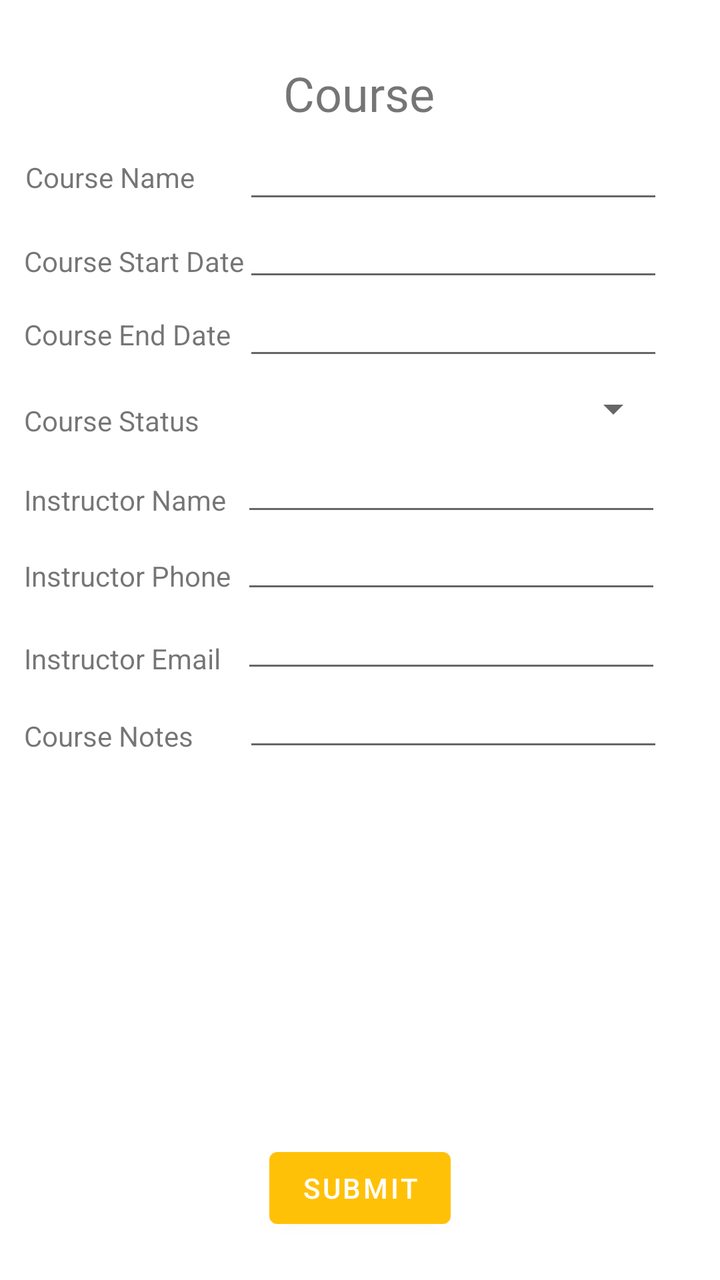
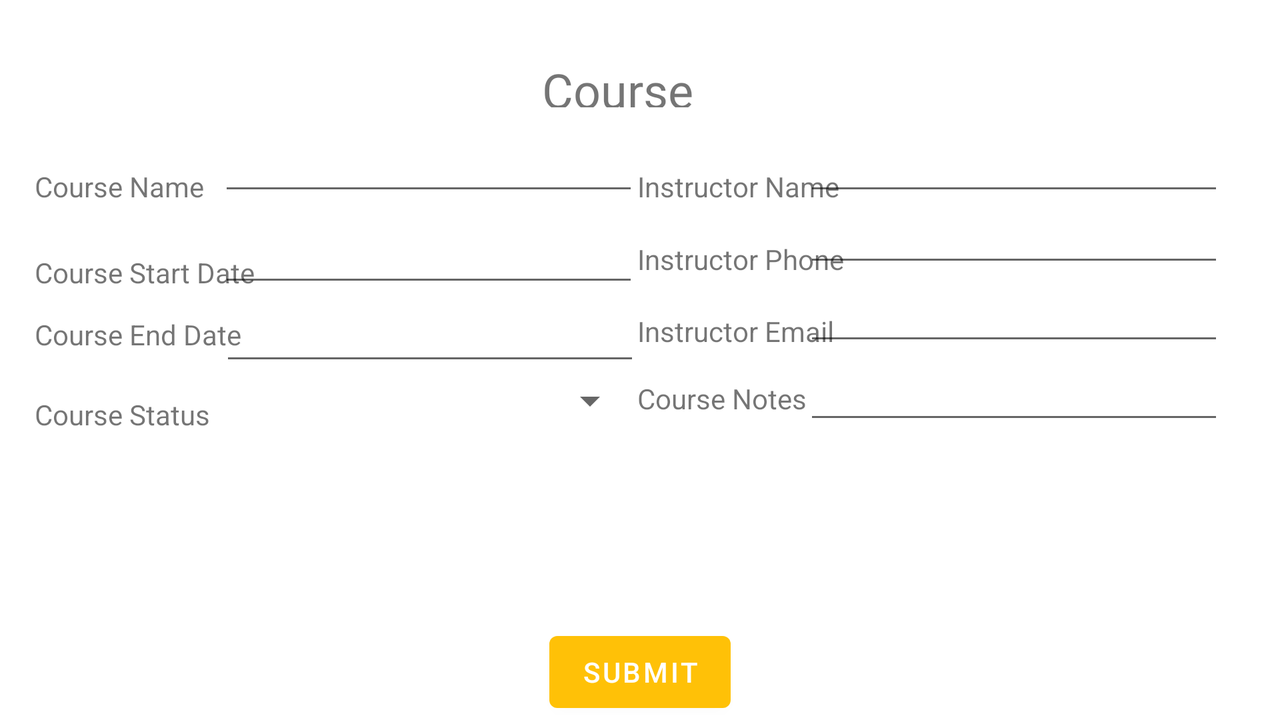

First picture: res/layout/ on a phone held upright. Second picture: the repository's own variant of that layout, on a device whose configuration matches the variant's folder. Source for both follows.
<!-- AndroidManifest.xml: application theme Theme.C196Project -->
<!-- res/layout/activity_add_course.xml -->
<?xml version="1.0" encoding="utf-8"?>
<androidx.constraintlayout.widget.ConstraintLayout xmlns:android="http://schemas.android.com/apk/res/android"
    xmlns:app="http://schemas.android.com/apk/res-auto"
    xmlns:tools="http://schemas.android.com/tools"
    android:id="@+id/Text100"
    android:layout_width="match_parent"
    android:layout_height="match_parent"
    tools:context=".UI.AddCourse">

    <TextView
        android:id="@+id/courseStatusText"
        android:layout_width="148dp"
        android:layout_height="19dp"
        android:text="Course Status"
        app:layout_constraintBottom_toBottomOf="parent"
        app:layout_constraintEnd_toEndOf="parent"
        app:layout_constraintHorizontal_bias="0.057"
        app:layout_constraintStart_toStartOf="parent"
        app:layout_constraintTop_toTopOf="parent"
        app:layout_constraintVertical_bias="0.323" />

    <EditText
        android:id="@+id/CourseNotesField"
        android:layout_width="wrap_content"
        android:layout_height="wrap_content"
        android:ems="10"
        android:gravity="start|top"
        android:inputType="textMultiLine"
        app:layout_constraintBottom_toBottomOf="parent"
        app:layout_constraintEnd_toEndOf="parent"
        app:layout_constraintHorizontal_bias="0.81"
        app:layout_constraintStart_toStartOf="parent"
        app:layout_constraintTop_toTopOf="parent"
        app:layout_constraintVertical_bias="0.567" />

    <EditText
        android:id="@+id/InstructorPhoneField"
        android:layout_width="wrap_content"
        android:layout_height="wrap_content"
        android:ems="10"
        android:gravity="start|top"
        android:inputType="textMultiLine"
        app:layout_constraintBottom_toBottomOf="parent"
        app:layout_constraintEnd_toEndOf="parent"
        app:layout_constraintHorizontal_bias="0.805"
        app:layout_constraintStart_toStartOf="parent"
        app:layout_constraintTop_toTopOf="parent"
        app:layout_constraintVertical_bias="0.435" />

    <EditText
        android:id="@+id/InstructorEmailField"
        android:layout_width="wrap_content"
        android:layout_height="wrap_content"
        android:ems="10"
        android:gravity="start|top"
        android:inputType="textMultiLine"
        app:layout_constraintBottom_toBottomOf="parent"
        app:layout_constraintEnd_toEndOf="parent"
        app:layout_constraintHorizontal_bias="0.805"
        app:layout_constraintStart_toStartOf="parent"
        app:layout_constraintTop_toTopOf="parent"
        app:layout_constraintVertical_bias="0.501" />

    <EditText
        android:id="@+id/courseNameField2"
        android:layout_width="wrap_content"
        android:layout_height="wrap_content"
        android:ems="10"
        android:gravity="start|top"
        android:inputType="textMultiLine"
        app:layout_constraintBottom_toBottomOf="parent"
        app:layout_constraintEnd_toEndOf="parent"
        app:layout_constraintHorizontal_bias="0.81"
        app:layout_constraintStart_toStartOf="parent"
        app:layout_constraintTop_toTopOf="parent"
        app:layout_constraintVertical_bias="0.109" />

    <EditText
        android:id="@+id/CourseDateField"
        android:layout_width="wrap_content"
        android:layout_height="wrap_content"
        android:ems="10"
        android:gravity="start|top"
        android:inputType="textMultiLine"
        app:layout_constraintBottom_toBottomOf="parent"
        app:layout_constraintEnd_toEndOf="parent"
        app:layout_constraintHorizontal_bias="0.81"
        app:layout_constraintStart_toStartOf="parent"
        app:layout_constraintTop_toTopOf="parent"
        app:layout_constraintVertical_bias="0.174" />

    <EditText
        android:id="@+id/InstructorNameField"
        android:layout_width="wrap_content"
        android:layout_height="wrap_content"
        android:ems="10"
        android:gravity="start|top"
        android:inputType="textMultiLine"
        app:layout_constraintBottom_toBottomOf="parent"
        app:layout_constraintEnd_toEndOf="parent"
        app:layout_constraintHorizontal_bias="0.805"
        app:layout_constraintStart_toStartOf="parent"
        app:layout_constraintTop_toTopOf="parent"
        app:layout_constraintVertical_bias="0.37" />

    <TextView
        android:id="@+id/InstructorEmailText"
        android:layout_width="148dp"
        android:layout_height="19dp"
        android:text="Instructor Email"
        app:layout_constraintBottom_toBottomOf="parent"
        app:layout_constraintEnd_toEndOf="parent"
        app:layout_constraintHorizontal_bias="0.057"
        app:layout_constraintStart_toStartOf="parent"
        app:layout_constraintTop_toTopOf="parent"
        app:layout_constraintVertical_bias="0.515" />

    <TextView
        android:id="@+id/CourseNoteText"
        android:layout_width="148dp"
        android:layout_height="19dp"
        android:text="Course Notes"
        app:layout_constraintBottom_toBottomOf="parent"
        app:layout_constraintEnd_toEndOf="parent"
        app:layout_constraintHorizontal_bias="0.057"
        app:layout_constraintStart_toStartOf="parent"
        app:layout_constraintTop_toTopOf="parent"
        app:layout_constraintVertical_bias="0.577" />

    <TextView
        android:id="@+id/textView8"
        android:layout_width="wrap_content"
        android:layout_height="wrap_content"
        android:fontFamily="@font/kosugi_maru"
        android:text="Course"
        android:textSize="24sp"
        app:layout_constraintBottom_toBottomOf="parent"
        app:layout_constraintEnd_toEndOf="parent"
        app:layout_constraintHorizontal_bias="0.498"
        app:layout_constraintStart_toStartOf="parent"
        app:layout_constraintTop_toTopOf="parent"
        app:layout_constraintVertical_bias="0.05" />

    <TextView
        android:id="@+id/CourseNameText"
        android:layout_width="wrap_content"
        android:layout_height="wrap_content"
        android:text="Course Name"
        app:layout_constraintBottom_toBottomOf="parent"
        app:layout_constraintEnd_toEndOf="parent"
        app:layout_constraintHorizontal_bias="0.046"
        app:layout_constraintStart_toStartOf="parent"
        app:layout_constraintTop_toTopOf="parent"
        app:layout_constraintVertical_bias="0.127" />

    <TextView
        android:id="@+id/CourseStartText"
        android:layout_width="148dp"
        android:layout_height="19dp"
        android:text="Course Start Date"
        app:layout_constraintBottom_toBottomOf="parent"
        app:layout_constraintEnd_toEndOf="parent"
        app:layout_constraintHorizontal_bias="0.057"
        app:layout_constraintStart_toStartOf="parent"
        app:layout_constraintTop_toTopOf="parent"
        app:layout_constraintVertical_bias="0.195" />

    <TextView
        android:id="@+id/CourseEndText"
        android:layout_width="148dp"
        android:layout_height="19dp"
        android:text="Course End Date"
        app:layout_constraintBottom_toBottomOf="parent"
        app:layout_constraintEnd_toEndOf="parent"
        app:layout_constraintHorizontal_bias="0.057"
        app:layout_constraintStart_toStartOf="parent"
        app:layout_constraintTop_toTopOf="parent"
        app:layout_constraintVertical_bias="0.254" />

    <TextView
        android:id="@+id/InstructorPhoneText"
        android:layout_width="148dp"
        android:layout_height="19dp"
        android:text="Instructor Phone"
        app:layout_constraintBottom_toBottomOf="parent"
        app:layout_constraintEnd_toEndOf="parent"
        app:layout_constraintHorizontal_bias="0.057"
        app:layout_constraintStart_toStartOf="parent"
        app:layout_constraintTop_toTopOf="parent"
        app:layout_constraintVertical_bias="0.448" />

    <TextView
        android:id="@+id/InstructorNameText"
        android:layout_width="148dp"
        android:layout_height="19dp"
        android:text="Instructor Name"
        app:layout_constraintBottom_toBottomOf="parent"
        app:layout_constraintEnd_toEndOf="parent"
        app:layout_constraintHorizontal_bias="0.057"
        app:layout_constraintStart_toStartOf="parent"
        app:layout_constraintTop_toTopOf="parent"
        app:layout_constraintVertical_bias="0.387" />

    <EditText
        android:id="@+id/CourseEndField"
        android:layout_width="wrap_content"
        android:layout_height="wrap_content"
        android:ems="10"
        android:gravity="start|top"
        android:inputType="textMultiLine"
        app:layout_constraintBottom_toBottomOf="parent"
        app:layout_constraintEnd_toEndOf="parent"
        app:layout_constraintHorizontal_bias="0.81"
        app:layout_constraintStart_toStartOf="parent"
        app:layout_constraintTop_toTopOf="parent"
        app:layout_constraintVertical_bias="0.24" />

    <Spinner
        android:id="@+id/CourseStatusSpinner"
        android:layout_width="209dp"
        android:layout_height="32dp"
        app:layout_constraintBottom_toBottomOf="parent"
        app:layout_constraintEnd_toEndOf="parent"
        app:layout_constraintHorizontal_bias="0.806"
        app:layout_constraintStart_toStartOf="parent"
        app:layout_constraintTop_toTopOf="parent"
        app:layout_constraintVertical_bias="0.31" />

    <Button
        android:id="@+id/SubmitCourseButton"
        android:layout_width="wrap_content"
        android:layout_height="wrap_content"
        android:onClick="OnClickSubmitCourse"
        android:text="Submit"
        app:layout_constraintBottom_toBottomOf="parent"
        app:layout_constraintEnd_toEndOf="parent"
        app:layout_constraintStart_toStartOf="parent"
        app:layout_constraintTop_toTopOf="@+id/textView8"
        app:layout_constraintVertical_bias="0.961" />

</androidx.constraintlayout.widget.ConstraintLayout>
<!-- resources referenced by this layout -->
<resources>
  <style name="Theme.C196Project" parent="Theme.MaterialComponents.DayNight.DarkActionBar">
          
          <item name="colorPrimary">#FFC107</item>
          <item name="colorPrimaryVariant">@color/purple_700</item>
          <item name="colorOnPrimary">@color/white</item>
          
          <item name="colorSecondary">@color/teal_200</item>
          <item name="colorSecondaryVariant">@color/teal_700</item>
          <item name="colorOnSecondary">@color/black</item>
          
          <item name="android:statusBarColor">#8BC34A</item>
          
      </style>
</resources>
<!-- res/layout-land/activity_add_course.xml (the repository's variant of the layout above) -->
<!-- drawn on the phone turned sideways -->
<?xml version="1.0" encoding="utf-8"?>
<androidx.constraintlayout.widget.ConstraintLayout xmlns:android="http://schemas.android.com/apk/res/android"
    xmlns:app="http://schemas.android.com/apk/res-auto"
    xmlns:tools="http://schemas.android.com/tools"
    android:id="@+id/Text100"
    android:layout_width="match_parent"
    android:layout_height="match_parent"
    tools:context=".UI.AddCourse">

    <TextView
        android:id="@+id/textView8"
        android:layout_width="87dp"
        android:layout_height="25dp"

        android:fontFamily="@font/kosugi_maru"
        android:text="Course"
        android:textSize="24sp"
        app:layout_constraintBottom_toBottomOf="parent"
        app:layout_constraintEnd_toEndOf="parent"
        app:layout_constraintHorizontal_bias="0.49"
        app:layout_constraintStart_toStartOf="parent"
        app:layout_constraintTop_toTopOf="parent"
        app:layout_constraintVertical_bias="0.086" />

    <EditText
        android:id="@+id/CourseEndField"
        android:layout_width="wrap_content"
        android:layout_height="wrap_content"
        android:ems="10"
        android:gravity="start|top"
        android:inputType="textMultiLine"
        app:layout_constraintBottom_toBottomOf="parent"
        app:layout_constraintEnd_toEndOf="parent"
        app:layout_constraintHorizontal_bias="0.256"
        app:layout_constraintStart_toStartOf="parent"
        app:layout_constraintTop_toTopOf="parent"
        app:layout_constraintVertical_bias="0.459" />

    <TextView
        android:id="@+id/CourseStartText"
        android:layout_width="148dp"
        android:layout_height="19dp"
        android:text="Course Start Date"
        app:layout_constraintBottom_toBottomOf="parent"
        app:layout_constraintEnd_toEndOf="parent"
        app:layout_constraintHorizontal_bias="0.035"
        app:layout_constraintStart_toStartOf="parent"
        app:layout_constraintTop_toTopOf="parent"
        app:layout_constraintVertical_bias="0.371" />

    <TextView
        android:id="@+id/InstructorPhoneText"
        android:layout_width="148dp"
        android:layout_height="19dp"
        android:text="Instructor Phone"
        app:layout_constraintBottom_toBottomOf="parent"
        app:layout_constraintEnd_toEndOf="parent"
        app:layout_constraintHorizontal_bias="0.648"
        app:layout_constraintStart_toStartOf="parent"
        app:layout_constraintTop_toTopOf="parent"
        app:layout_constraintVertical_bias="0.352" />

    <EditText
        android:id="@+id/InstructorNameField"
        android:layout_width="wrap_content"
        android:layout_height="wrap_content"
        android:ems="10"
        android:gravity="start|top"
        android:inputType="textMultiLine"
        app:layout_constraintBottom_toBottomOf="parent"
        app:layout_constraintEnd_toEndOf="parent"
        app:layout_constraintHorizontal_bias="0.935"
        app:layout_constraintStart_toStartOf="parent"
        app:layout_constraintTop_toTopOf="parent"
        app:layout_constraintVertical_bias="0.192" />

    <Spinner
        android:id="@+id/CourseStatusSpinner"
        android:layout_width="209dp"
        android:layout_height="32dp"
        app:layout_constraintBottom_toBottomOf="parent"
        app:layout_constraintEnd_toEndOf="parent"
        app:layout_constraintHorizontal_bias="0.255"
        app:layout_constraintStart_toStartOf="parent"
        app:layout_constraintTop_toTopOf="parent"
        app:layout_constraintVertical_bias="0.562" />

    <EditText
        android:id="@+id/InstructorPhoneField"
        android:layout_width="wrap_content"
        android:layout_height="wrap_content"
        android:ems="10"
        android:gravity="start|top"
        android:inputType="textMultiLine"
        app:layout_constraintBottom_toBottomOf="parent"
        app:layout_constraintEnd_toEndOf="parent"
        app:layout_constraintHorizontal_bias="0.935"
        app:layout_constraintStart_toStartOf="parent"
        app:layout_constraintTop_toTopOf="parent"
        app:layout_constraintVertical_bias="0.304" />

    <TextView
        android:id="@+id/InstructorNameText"
        android:layout_width="148dp"
        android:layout_height="19dp"
        android:text="Instructor Name"
        app:layout_constraintBottom_toBottomOf="parent"
        app:layout_constraintEnd_toEndOf="parent"
        app:layout_constraintHorizontal_bias="0.648"
        app:layout_constraintStart_toStartOf="parent"
        app:layout_constraintTop_toTopOf="parent"
        app:layout_constraintVertical_bias="0.245" />

    <EditText
        android:id="@+id/InstructorEmailField"
        android:layout_width="wrap_content"
        android:layout_height="wrap_content"
        android:ems="10"
        android:gravity="start|top"
        android:inputType="textMultiLine"
        app:layout_constraintBottom_toBottomOf="parent"
        app:layout_constraintEnd_toEndOf="parent"
        app:layout_constraintHorizontal_bias="0.935"
        app:layout_constraintStart_toStartOf="parent"
        app:layout_constraintTop_toTopOf="parent"
        app:layout_constraintVertical_bias="0.428" />

    <TextView
        android:id="@+id/InstructorEmailText"
        android:layout_width="148dp"
        android:layout_height="19dp"
        android:text="Instructor Email"
        app:layout_constraintBottom_toBottomOf="parent"
        app:layout_constraintEnd_toEndOf="parent"
        app:layout_constraintHorizontal_bias="0.648"
        app:layout_constraintStart_toStartOf="parent"
        app:layout_constraintTop_toTopOf="parent"
        app:layout_constraintVertical_bias="0.457" />

    <TextView
        android:id="@+id/courseStatusText"
        android:layout_width="148dp"
        android:layout_height="19dp"
        android:text="Course Status"
        app:layout_constraintBottom_toBottomOf="parent"
        app:layout_constraintEnd_toEndOf="parent"
        app:layout_constraintHorizontal_bias="0.035"
        app:layout_constraintStart_toStartOf="parent"
        app:layout_constraintTop_toTopOf="parent"
        app:layout_constraintVertical_bias="0.58" />

    <TextView
        android:id="@+id/CourseNameText"
        android:layout_width="wrap_content"
        android:layout_height="wrap_content"
        android:text="Course Name"
        app:layout_constraintBottom_toBottomOf="parent"
        app:layout_constraintEnd_toEndOf="parent"
        app:layout_constraintHorizontal_bias="0.031"
        app:layout_constraintStart_toStartOf="parent"
        app:layout_constraintTop_toTopOf="parent"
        app:layout_constraintVertical_bias="0.245" />

    <EditText
        android:id="@+id/CourseNotesField"
        android:layout_width="wrap_content"
        android:layout_height="wrap_content"
        android:ems="10"
        android:gravity="start|top"
        android:inputType="textMultiLine"
        app:layout_constraintBottom_toBottomOf="parent"
        app:layout_constraintEnd_toEndOf="parent"
        app:layout_constraintHorizontal_bias="0.935"
        app:layout_constraintStart_toStartOf="parent"
        app:layout_constraintTop_toTopOf="parent"
        app:layout_constraintVertical_bias="0.551" />

    <TextView
        android:id="@+id/CourseNoteText"
        android:layout_width="148dp"
        android:layout_height="19dp"
        android:text="Course Notes"
        app:layout_constraintBottom_toBottomOf="parent"
        app:layout_constraintEnd_toEndOf="parent"
        app:layout_constraintHorizontal_bias="0.648"
        app:layout_constraintStart_toStartOf="parent"
        app:layout_constraintTop_toTopOf="parent"
        app:layout_constraintVertical_bias="0.556" />

    <EditText
        android:id="@+id/CourseDateField"
        android:layout_width="wrap_content"
        android:layout_height="wrap_content"
        android:ems="10"
        android:gravity="start|top"
        android:inputType="textMultiLine"
        app:layout_constraintBottom_toBottomOf="parent"
        app:layout_constraintEnd_toEndOf="parent"
        app:layout_constraintHorizontal_bias="0.254"
        app:layout_constraintStart_toStartOf="parent"
        app:layout_constraintTop_toTopOf="parent"
        app:layout_constraintVertical_bias="0.192" />

    <TextView
        android:id="@+id/CourseEndText"
        android:layout_width="148dp"
        android:layout_height="19dp"
        android:text="Course End Date"
        app:layout_constraintBottom_toBottomOf="parent"
        app:layout_constraintEnd_toEndOf="parent"
        app:layout_constraintHorizontal_bias="0.035"
        app:layout_constraintStart_toStartOf="parent"
        app:layout_constraintTop_toTopOf="parent"
        app:layout_constraintVertical_bias="0.462" />

    <EditText
        android:id="@+id/courseNameField2"
        android:layout_width="wrap_content"
        android:layout_height="wrap_content"
        android:ems="10"
        android:gravity="start|top"
        android:inputType="textMultiLine"
        app:layout_constraintBottom_toBottomOf="parent"
        app:layout_constraintEnd_toEndOf="parent"
        app:layout_constraintHorizontal_bias="0.254"
        app:layout_constraintStart_toStartOf="parent"
        app:layout_constraintTop_toTopOf="parent"
        app:layout_constraintVertical_bias="0.336" />

    <Button
        android:id="@+id/SubmitCourseButton"
        android:layout_width="wrap_content"
        android:layout_height="wrap_content"
        android:onClick="OnClickSubmitCourse"
        android:text="Submit"
        app:layout_constraintBottom_toBottomOf="parent"
        app:layout_constraintEnd_toEndOf="parent"
        app:layout_constraintStart_toStartOf="parent" />

</androidx.constraintlayout.widget.ConstraintLayout>
